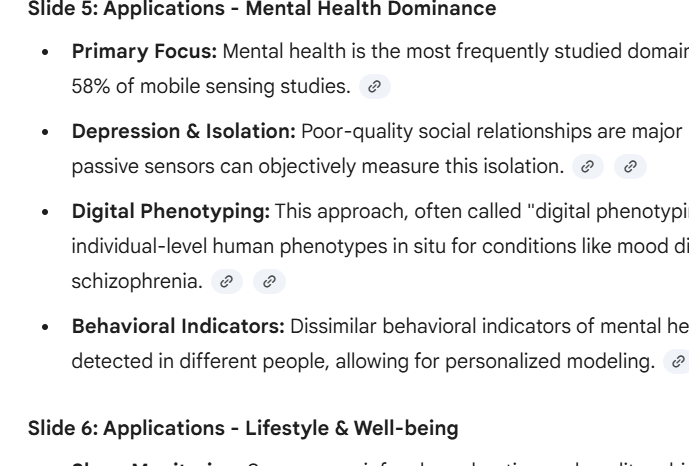
#> input picture backend/sample.png, 689 x 466 px
$ python -i ocr.py   (imports and definitions only)
#> lines starting #> are read from the running program, lines starting #| are printed output that depends on the picture; after the words box and inside, x2 and y2 are one past the last pixel; in counts of white or black regions, pixels touching at a corner belong together
#> further down, picture is the input picture: shape (466, 689, 3); mean B, G, R 237.7, 237.6, 237.6
import cv2
import numpy as np
from PIL import Image

# Lazy-load easyocr to avoid crashing if not installed
_reader = None

def get_reader():
    global _reader
    if _reader is None:
        try:
            import easyocr
            _reader = easyocr.Reader(['en', 'hi'], gpu=False)
        except ImportError:
            raise RuntimeError(
                "easyocr is not installed. OCR functionality is unavailable. "
                "Please install easyocr and its dependencies (PyTorch) to enable OCR."
            )
    return _reader


def preprocess_image(image_np):
    if len(image_np.shape) == 3:
        gray = cv2.cvtColor(image_np, cv2.COLOR_BGR2GRAY)
    else:
        gray = image_np

    height, width = gray.shape
#> height = 466; width = 689

    if height < 1000 or width < 1000:
        gray = cv2.resize(
            gray, None, fx=1.5, fy=1.5,
            interpolation=cv2.INTER_CUBIC
        )
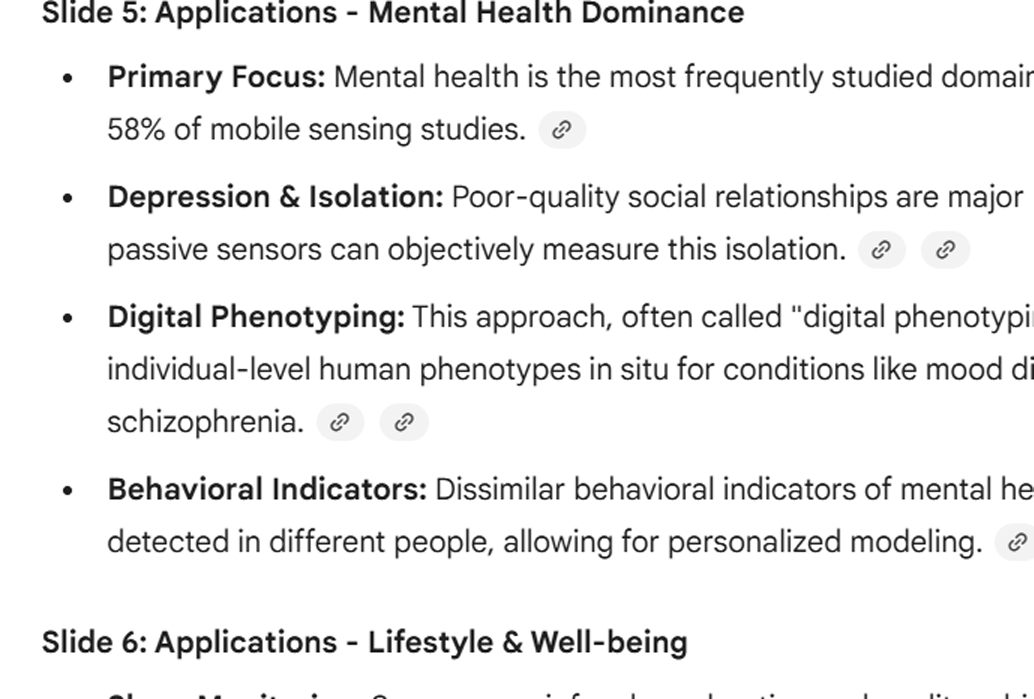
#> gray: shape (699, 1034); min 0, max 255, mean 237.1

    clahe = cv2.createCLAHE(clipLimit=2.0, tileGridSize=(8, 8))
    enhanced = clahe.apply(gray)

    denoised = cv2.fastNlMeansDenoising(enhanced, h=10)

    thresh = cv2.adaptiveThreshold(
        denoised,
        255,
        cv2.ADAPTIVE_THRESH_GAUSSIAN_C,
        cv2.THRESH_BINARY,
        11,
        2
    )
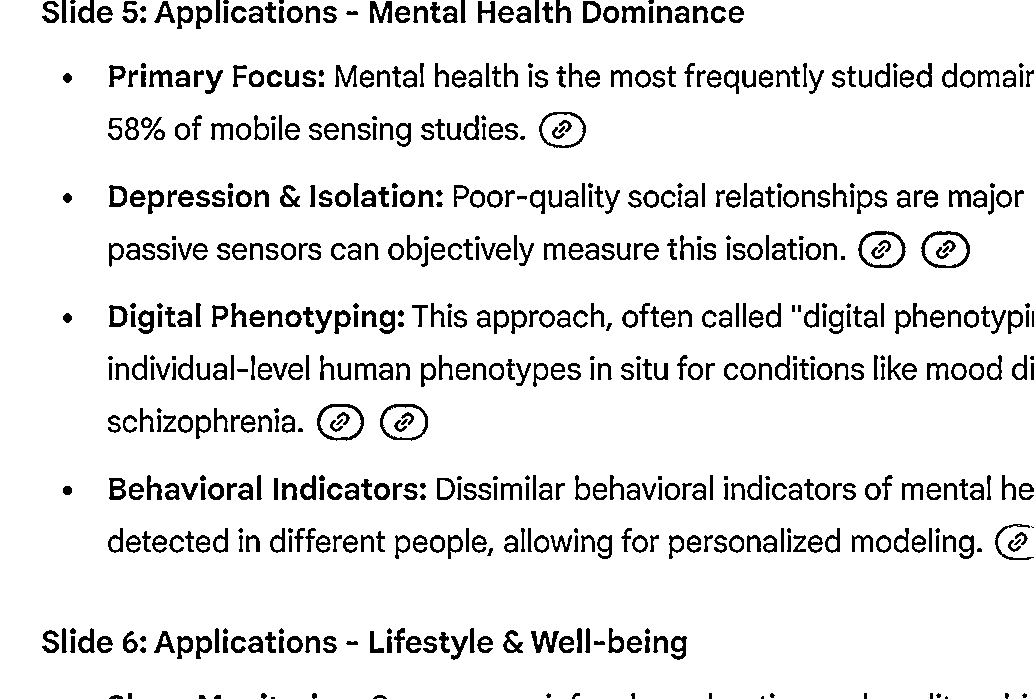
#> thresh: shape (699, 1034); 90.6% white; 645 black regions (56 under 20 px), largest, box (x1, y1, x2, y2) and area: (921, 231, 970, 268) 415, (858, 231, 906, 268) 414, (317, 404, 364, 441) 401

    return thresh


def extract_text(image_input, language="en"):
    reader = get_reader()

    if isinstance(image_input, np.ndarray):
        image_np = image_input
    else:
        image = Image.open(image_input).convert("RGB")
        image_np = np.array(image)

    processed = preprocess_image(image_np)

    results = reader.readtext(
        processed,
        detail=0,
        paragraph=True
    )

    return " ".join(results).strip()

>>> import cv2
>>> picture = cv2.imread('../sample.png')
>>> result = preprocess_image(picture)
